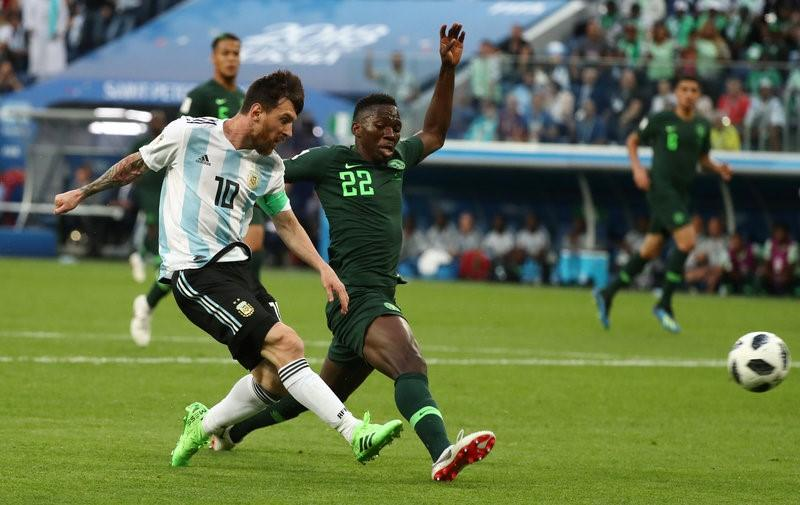
#> input picture Data-Augmentation/images/messi.jpg, 800 x 505 px; its folder holds only this picture in this run
$ python main_fixed.py
#> lines starting #> are read from the running program, lines starting #| are printed output that depends on the picture
# coding=utf-8
import os
import cv2
import numpy as np
from PIL import Image
from PIL import ImageEnhance

"""
1、对比度：白色画面(最亮时)下的亮度除以黑色画面(最暗时)下的亮度；
2、色彩饱和度：：彩度除以明度，指色彩的鲜艳程度，也称色彩的纯度；
3、色调：向负方向调节会显现红色，正方向调节则增加黄色。适合对肤色对象进行微调；
4、锐度：是反映图像平面清晰度和图像边缘锐利程度的一个指标。
"""


def compute(img):
    b_mean = np.mean(img[:, :, 0])
    g_mean = np.mean(img[:, :, 1])
    r_mean = np.mean(img[:, :, 2])
    return 0.299 * r_mean + 0.587 * g_mean + 0.114 * b_mean


def fun_bright(image, coefficient, path_save):
    # 变亮 1.5
    # 变暗 0.8
    # 亮度增强,增强因子为0.0将产生黑色图像； 为1.0将保持原始图像。
    enh_bri = ImageEnhance.Brightness(image)
    image_brightened1 = enh_bri.enhance(coefficient)
    image_brightened1.save(path_save + ".jpg")


def fun_color(image, coefficient, path_save):
    # 色度,增强因子为1.0是原始图像
    # 色度增强 1.5
    # 色度减弱 0.8
    enh_col = ImageEnhance.Color(image)
    image_colored1 = enh_col.enhance(coefficient)
    image_colored1.save(path_save + ".jpg")


def fun_contrast(image, coefficient, path_save):
    # 对比度，增强因子为1.0是原始图片
    # 对比度增强 1.5
    # 对比度减弱 0.8
    enh_con = ImageEnhance.Contrast(image)
    image_contrasted1 = enh_con.enhance(coefficient)
    image_contrasted1.save(path_save + ".jpg")


def fun_sharpness(image, coefficient, path_save):
    # 锐度，增强因子为1.0是原始图片
    # 锐度增强 3
    # 锐度减弱 0.8
    enh_sha = ImageEnhance.Sharpness(image)
    image_sharped1 = enh_sha.enhance(coefficient)
    image_sharped1.save(path_save + ".jpg")


def save_label(path_origin, path_save):
    if os.path.exists(path_origin + ".txt"):
        fr = open(path_origin + ".txt", "r")
        fw = open(path_save + ".txt", "w", encoding="utf-8")
        fw.write(fr.read())
        fr.close()
        fw.close()


def show_all():
    file_root = "./images/"
    save_root = "./img_aug/"
    list_file = os.listdir(file_root)
    cnt = 0
    for img_name in list_file:
        if img_name.find("txt") >= 0:
            continue
        cnt += 1
        print("cnt=%d,img_name=%s" % (cnt, img_name))
        name = img_name.replace(".jpg", "")
        path = file_root + name
        image = Image.open(path + ".jpg")
#> image is the input picture: PIL image 800x505 RGB; mean R, G, B 99.5, 114.6, 80.6

        """
        aug1

        img = cv2.imread(path + ".jpg")
        mean_1 = compute(img)

        if mean_1 < 40:
            cof = 3.5
        elif mean_1 < 60:
            cof = 3
        elif mean_1 < 80:
            cof = 2
        elif mean_1 < 90:
            cof = 1.5
        elif mean_1 < 110:
            cof = 1.1
        elif mean_1 > 130:
            cof = 0.5
        else:
            cof = 0.75

        if cof > 1:
            cof_contrast = 1.5
        else:
            cof_contrast = 0.8

        path_save_bright = save_root + name + "_bri_" + str(cof)
        fun_bright(image, cof, path_save_bright)
        save_label(path, path_save_bright)

        path_save_color = save_root + name + "_color_" + str(1.5)
        fun_color(image, 1.5, path_save_color)
        save_label(path, path_save_color)

        path_save_contra = save_root + name + "_contra_" + str(cof_contrast)
        fun_contrast(image, cof_contrast, path_save_contra)
        save_label(path, path_save_contra)

        path_save_sharp = save_root + name + "_sharp_" + str(2)
        fun_sharpness(image, 2, path_save_sharp)
        save_label(path, path_save_sharp)
        """

        """
        aug2
        """
        list_coe = [0.5, 1.5]
        for val in list_coe:
            path_save_bright = save_root + name + "_bri_" + str(val)
            fun_bright(image, val, path_save_bright)
            save_label(path, path_save_bright)

            path_save_color = save_root + name + "_color_" + str(val)
            #fun_color(image, val, path_save_color)
            #save_label(path, path_save_color)

            path_save_contra = save_root + name + "_contra_" + str(val)
            fun_contrast(image, val, path_save_contra)
            save_label(path, path_save_contra)

            path_save_sharp = save_root + name + "_sharp_" + str(val)
#> this loop made 2 passes
#> pass 1, in fun_bright, `image_brightened1 = enh_bri.enhance(coefficient)`:
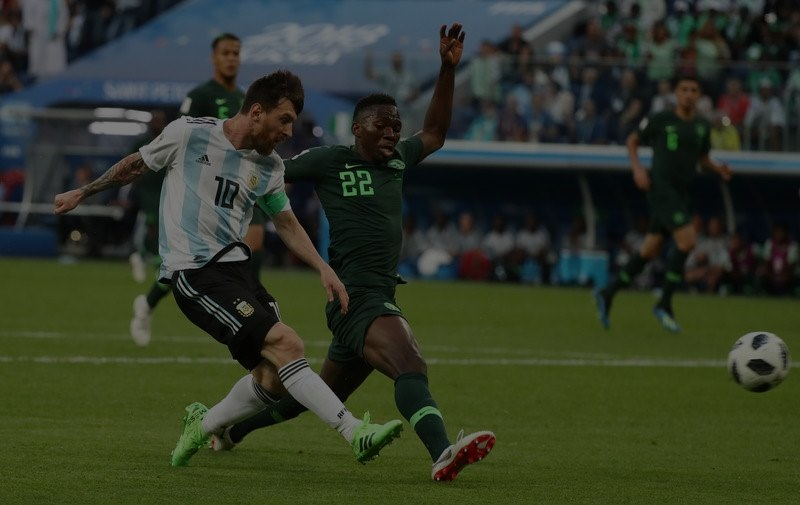
#> image_brightened1: PIL image 800x505 RGB; mean R, G, B 49.5, 57.1, 40
#> pass 1, in fun_contrast, `image_contrasted1 = enh_con.enhance(coefficient)`:
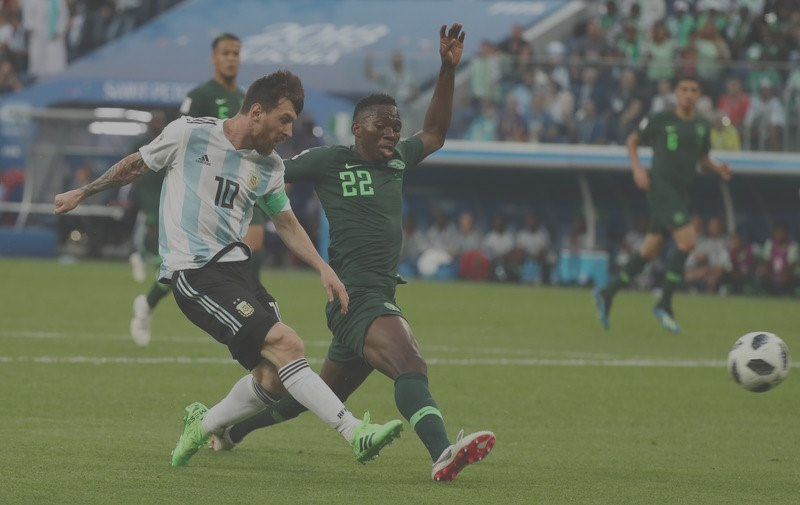
#> image_contrasted1: PIL image 800x505 RGB; mean R, G, B 102.5, 110.1, 93
#> pass 2, in fun_bright (call 2), `image_brightened1 = enh_bri.enhance(coefficient)`:
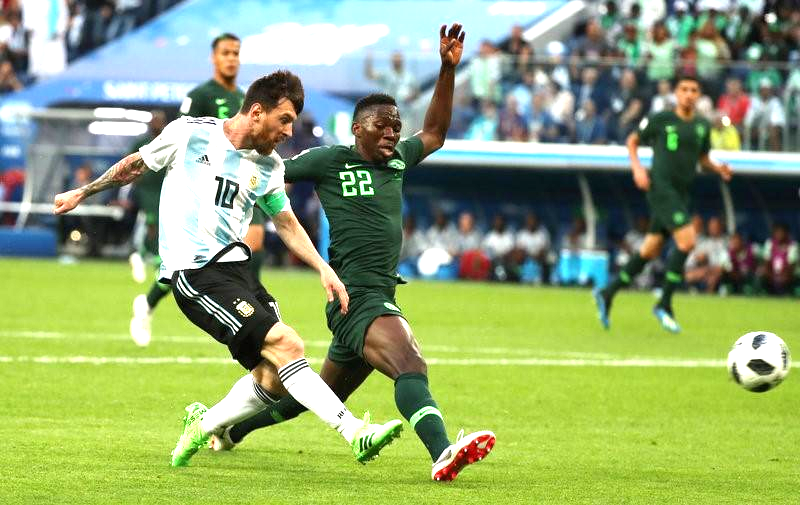
#> image_brightened1: PIL image 800x505 RGB; mean R, G, B 144.8, 166.1, 113.7
#> pass 2, in fun_contrast (call 2), `image_contrasted1 = enh_con.enhance(coefficient)`:
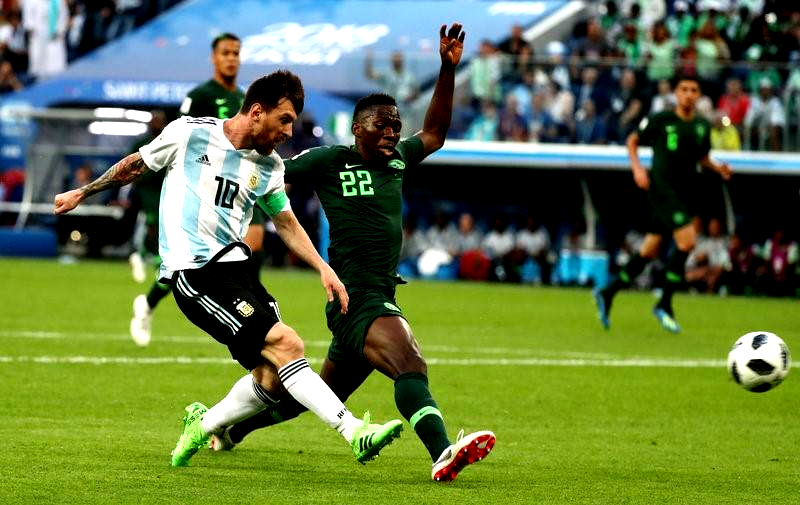
#> image_contrasted1: PIL image 800x505 RGB; mean R, G, B 99, 119.4, 69.9
            #fun_sharpness(image, val, path_save_sharp)
            #save_label(path, path_save_sharp)


if __name__ == "__main__":
    show_all()
